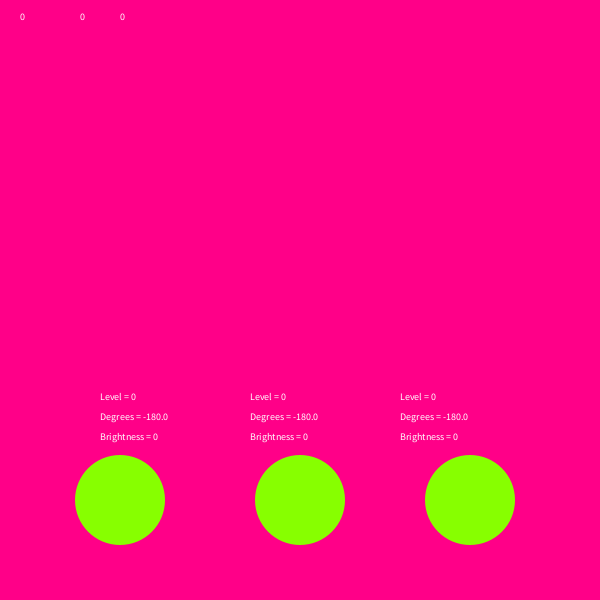
Frame 1 (no input)
Frame 60 (the mouse pressed at the canvas centre just before this capture): identical to frame 1, image omitted
Frame 120 (the mouse held since frame 60 and released just before this capture): identical to frame 1, image omitted

The Processing sketch that drew this single still picture (run headless with seeded random() and noise(); from frame 60 on, the mouse is pressed at the canvas centre):

// Processing sketch: processing_111877
// ── processing_111877.pde

//tan angle
float dx,dx1,dx2;
float dy,dy1,dy2;
// arc and ellispe center
int x1 =120, x2 =300,x3=470;
int y1=500,y2=500,y3=500;
// strating point of elllipse
float h1=-PI,h2=-PI,h3=-PI;
//text position
int tx1 =100,tx2 =250,tx3=400;
int ty1=400,ty2=400,ty3=400;
//fill color
int color1, color2, color3;
 
 
Circular_slider slider1,slider2,slider3;
 
void setup()
{
  size(600,600);
  smooth();
  color1 =220;
  color2 =55;
  color3 =0;
}
 
void draw()
{  
   
  background(255,0,136);
  slider1 = new Circular_slider(x1,y1,h1,tx1,ty1,color1);
  slider2 = new Circular_slider(x2,y2,h2,tx2,ty2,color2);
  slider3 = new Circular_slider(x3,y3,h3,tx3,ty3,color3);
  if(mousePressed && dist(x1,y1,mouseX,mouseY)< 100 ){
     dx = mouseX - x1;
     dy = mouseY - y1;
     h1 = atan2(dy,dx); 
    }
  if(mousePressed && dist(x2,y2,mouseX,mouseY)< 100 ){
     dx1 = mouseX - x2;
     dy1 = mouseY - y2;
     h2 = atan2(dy1,dx1);
  }
  if(mousePressed && dist(x3,y3,mouseX,mouseY)< 100 ){
     dx2 = mouseX - x3;
     dy2 = mouseY - y3;
     h3 = atan2(dy2,dx2);
  }
    slider1.display();
    slider1.messages();
    slider2.display();
    slider2.messages();  
    slider3.display();
    slider3.messages();
     
    /*----------accessing the valu from class element-----------------*/
    int lost = slider1.t;
    text(lost,20,20);
    int lost2 = slider2.t;
    text(lost2,80,20);
    int lost3 = slider3.t;
    text(lost3,120,20);
    /*-----------------important----------*/
}
class Circular_slider{
  //Gloabl variable
  int x,y,t,k,fillcolor;
  float angle;
  int textx,texty;
  //Constructor
  Circular_slider(int a/*X cordiante*/, int b/*Y cordiante*/, float c/*anglee*/, int tx, int ty, int xcolor){
     x = a;
     y = b;
     angle = c;
     textx =tx;
     texty =ty;
     fillcolor = xcolor;
  }
  //Function
   
  void display()
  {
    noStroke();
    fill(fillcolor);
    arc(x,y, 110, 110 ,-PI,angle);
    println(angle);
    fill(135,255,0);
    ellipse(x,y,90,90);
  }
   
  void messages()
  {
    k = int(map(degrees(angle),-180,+180,0,100));
    fill(255);
    textSize(10);
    text( "Level = "+k, textx,texty);
    text("Degrees = " + degrees(angle),textx,texty+20);
    t = int(map(k,0,100,0,255));
    text( "Brightness = " + t, textx,texty+40);
  } 
 
}
